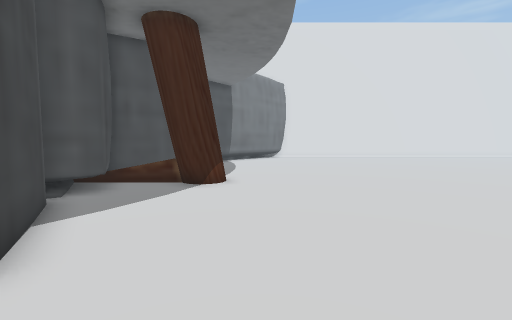
[1] (above)

24 first-person views from a walk through a scene from a Unity 3-D project. The camera is 1.5 m above the floor, tilts 4° down and sees 90° across. The floor is counted in squares, 1 m on a side. Each view is taken from the middle of a square. On the plan, view 1 faces up. The plan holds only what a view shows up to about 13 squares ahead; the rest is blank. The place goes on beyond the plan. The player character is not drawn. Door leaves are left out, so doorways stand open.

[2]
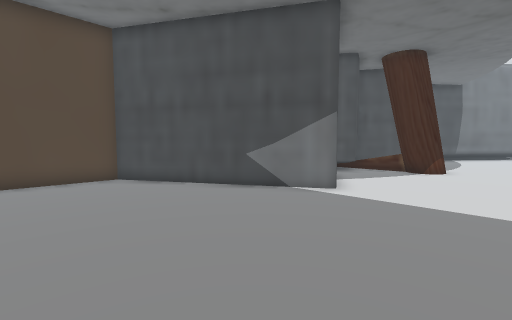

[3]
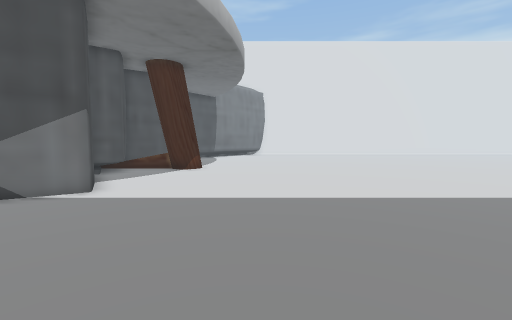

[4]
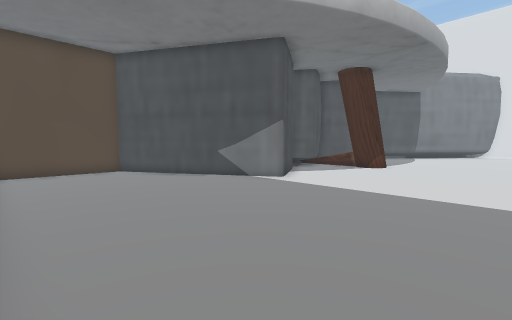

[5]
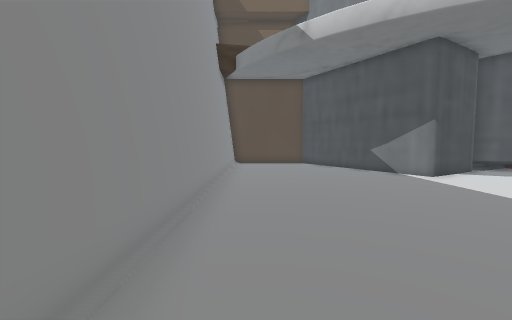

[6]
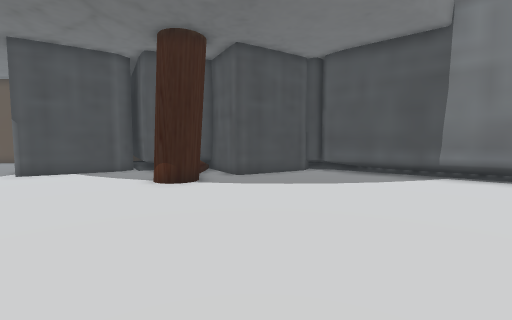

[7]
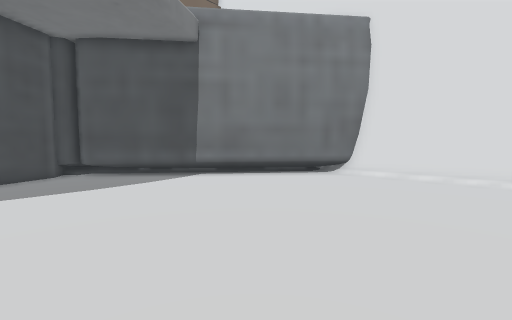

[8]
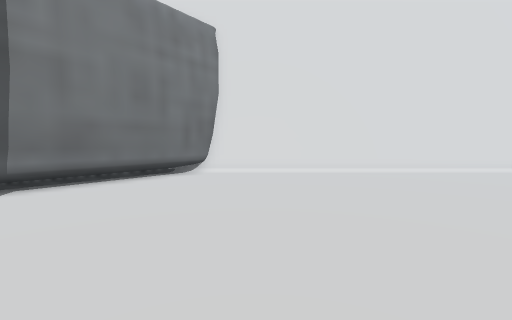

[9]
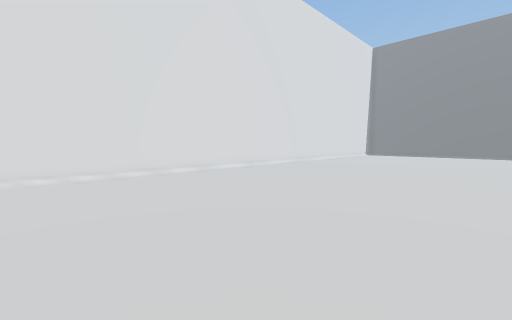

[10]
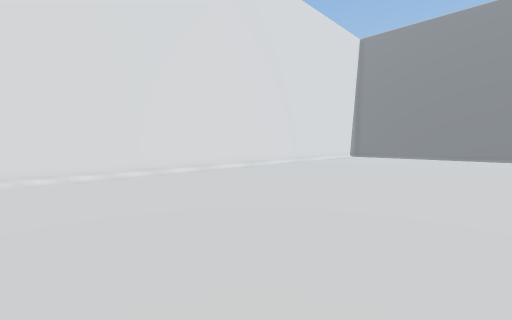

[11]
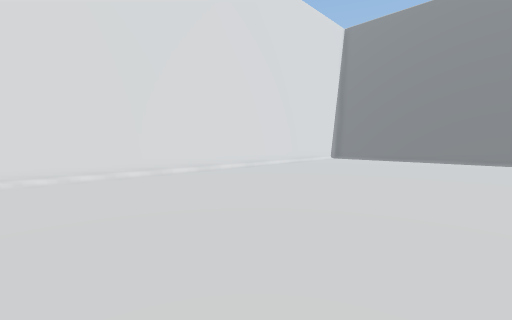

[12]
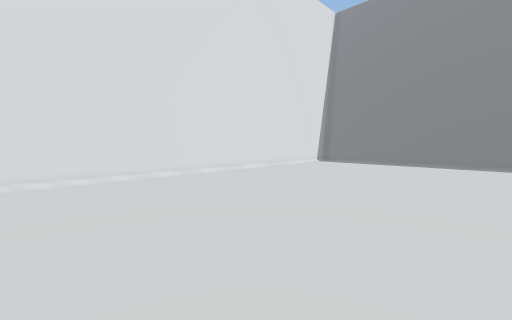

[13]
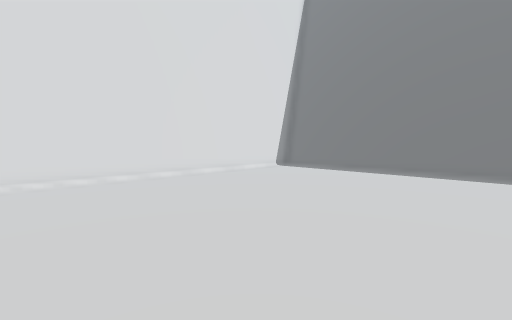

[14]
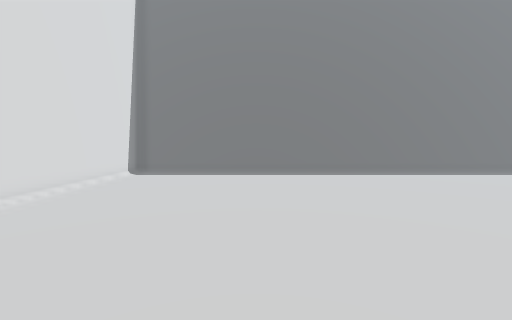

[15]
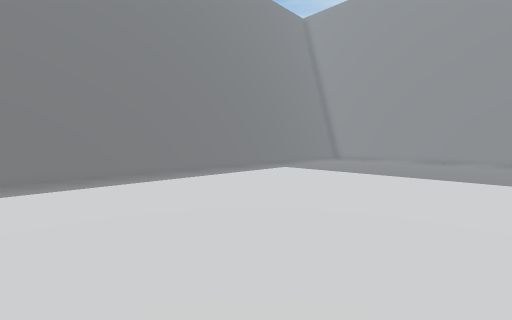

[16]
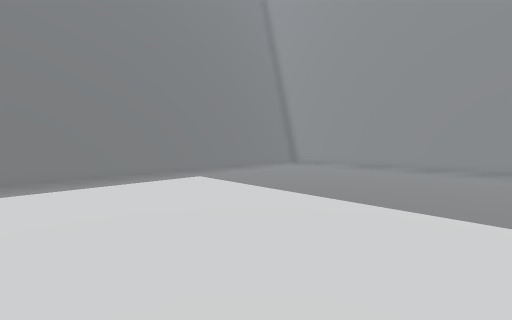

[17]
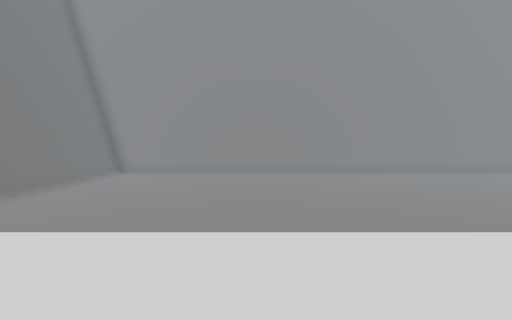

[18]
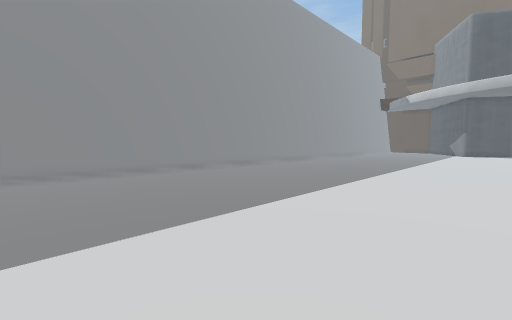

[19]
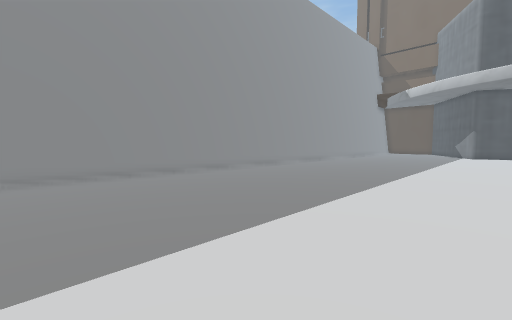

[20]
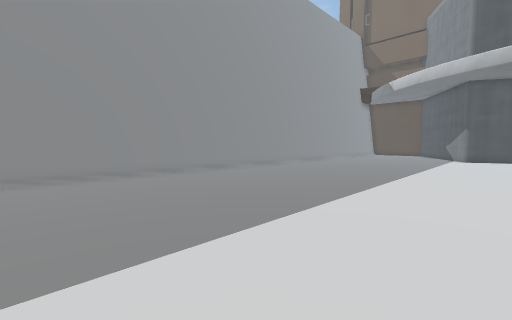

[21]
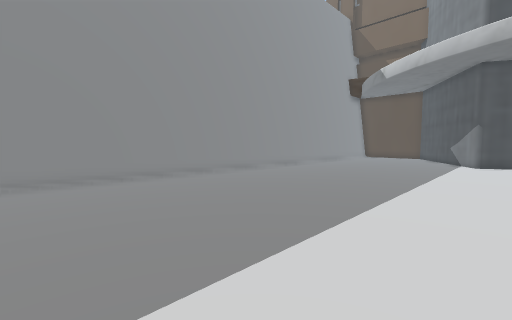

[22]
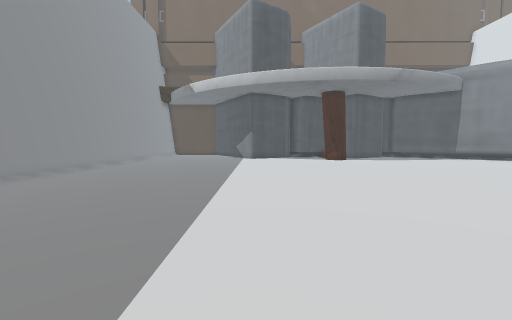

[23]
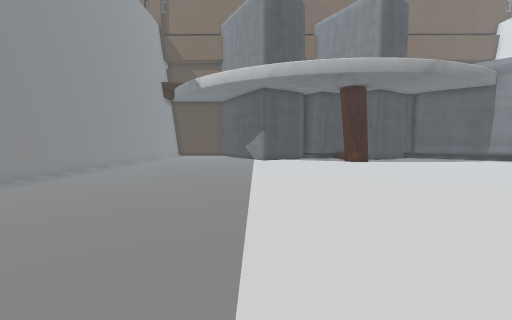

[24]
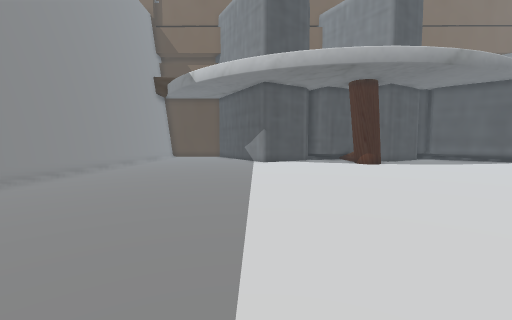

### Floor plan
Points are (right, up) in squares from view 1. A wall is a line through its corners. A room is listed if a view was taken in it or the views show most of it. See-through windows are left out.
Room 1 (views 1, 2, 3, 4, 5, 6, 7, 8, 9, 10, 11, 12, 13, 14, 15, 16, 17, 18, 19, 20, 21, 22, 23, 24)
walls: (-1.5, 9.4) (-2.2, 8.8) (-3, 9.5); (-1.6, 9.2) (-2.5, 8.8) (-3, 9.5); (-1.8, 9.1) (-2.5, 8.9); (-1.9, 9) (-2.5, 9.1); (-1.9, 9) (-2.6, 9); (-2, 8.9) (-2.7, 9.2); (-2.1, 8.9) (-2.8, 9.3); (-2.2, 10.8) (-1.7, 10.7); (-2.4, 10.8) (-1.9, 10.7) (-1.6, 10.6); (-3.9, 11.9) (-6, 10.7); (-3.3, 2.4) (-10.2, -1.7) (-10.2, -6.1); (-4.5, 7.7) (-5.6, 6.8); (-4.6, 7.7) (-4.9, 7.4); (-4.8, 8.8) (-4.5, 7.8); (-5, 8.6) (-4.5, 7.6); (-5, 6.2) (-2.9, 2.6) (-3.4, 2.3); (2.7, 26.1) (-4.9, 16.6); (39.2, 15) (39.2, 19.3); (-4.5, 17.3) (-5.3, 16.5); (-5.5, 16.2) (-5.8, 15.8) (-3.5, 12.2) (-4, 11.9); (39.2, 0.8) (39.2, 14); (-5.8, 16.5) (-5.6, 16.1); (-6.4, 16) (-5.6, 15.6); (38.9, -6.7) (38.9, 26); (-5, -6.6) (39.2, -6.6) (39.2, -1.1); (38.7, 26) (0.5, 26)
low walls: (-3, 9.5) (-3.6, 9.5); (-4.5, 7.6) (-5.5, 7.1); (38.7, -6.4) (38.7, 26)

Where each view was taken, in squares from view 1:
view 1: 0 up, 0 right, facing up
view 2: 5 down, 1 right, facing up-left
view 3: 5 down, 2 right, facing up
view 4: 6 down, 4 right, facing up-left
view 5: 5 down, 8 right, facing left
view 6: 13 up, 8 right, facing left
view 7: 14 up, 8 right, facing up-left
view 8: 13 up, 5 right, facing up
view 9: 14 up, 8 right, facing up-right
view 10: 14 up, 12 right, facing up-right
view 11: 14 up, 16 right, facing up-right
view 12: 15 up, 20 right, facing up-right
view 13: 15 up, 25 right, facing up-right
view 14: 20 up, 26 right, facing right
view 15: 14 up, 28 right, facing down-right
view 16: 8 up, 28 right, facing down-right
view 17: 6 up, 32 right, facing down
view 18: 6 up, 30 right, facing down-left
view 19: 5 up, 26 right, facing down-left
view 20: 5 up, 21 right, facing down-left
view 21: 4 up, 16 right, facing down-left
view 22: 3 up, 20 right, facing left
view 23: 2 up, 18 right, facing left
view 24: 2 up, 16 right, facing left
